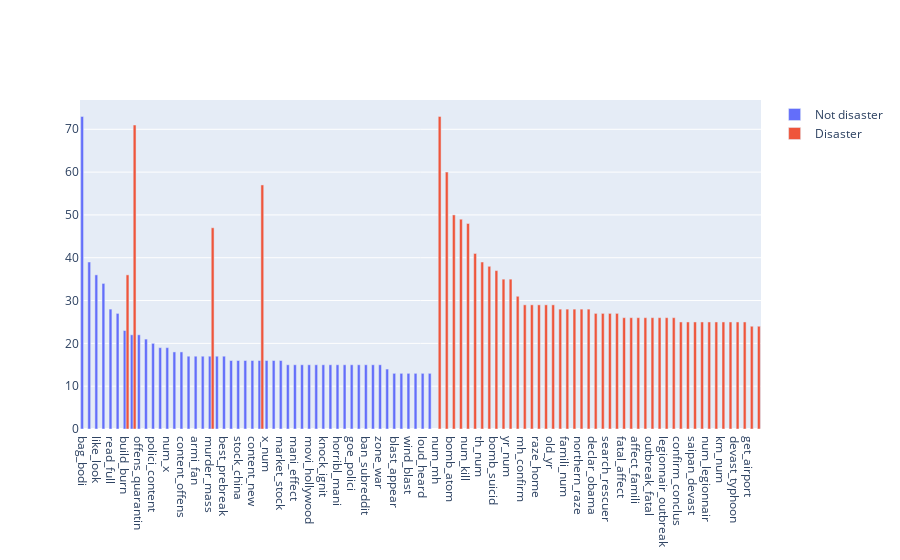

The notebook cell this image was saved under:
### Code cell
fig = go.Figure()
bar0 = go.Bar(name="Not disaster", x=bigr_cnt0[0], y=bigr_cnt0[1])
bar1 = go.Bar(name="Disaster", x=bigr_cnt1[0], y=bigr_cnt1[1])

fig.add_trace(bar0)
fig.add_trace(bar1)

fig.update_layout(barmode='group')

iplot(fig)

### Figure 1 — Plotly figure (JSON) as saved in the notebook; plotly's stock layout.template omitted (floating-point values rounded to 4 significant figures)
{"data": [{"name": "Not disaster", "type": "bar", "x": ["bag_bodi", "bodi_cross", "like_look", "video_like", "read_full", "like_feel", "build_burn", "year_num", "offens_quarantin", "quarantin_reddit", "polici_content", "bang_loud", "num_x", "servic_emerg", "content_offens", "cliff_fall", "armi_fan", "respond_first", "murder_mass", "fan_pick", "best_prebreak", "quarantin_ban", "stock_china", "crash_market", "content_new", "pm_num", "x_num", "new_reddit", "market_stock", "sensor_deton", "mani_effect", "effect_goe", "movi_hollywood", "subreddit_horribl", "knock_ignit", "deton_knock", "horribl_mani", "trap_movi", "goe_polici", "ebay_read", "ban_subreddit", "miner_trap", "zone_war", "w_num", "blast_appear", "nearbi_bang", "wind_blast", "news_break", "loud_heard", "work_led"], "y": ["73", "39", "36", "34", "28", "27", "23", "22", "22", "21", "20", "19", "19", "18", "18", "17", "17", "17", "17", "17", "17", "16", "16", "16", "16", "16", "16", "16", "16", "15", "15", "15", "15", "15", "15", "15", "15", "15", "15", "15", "15", "15", "15", "14", "13", "13", "13", "13", "13", "13"]}, {"name": "Disaster", "type": "bar", "x": ["num_mh", "year_num", "bomber_suicid", "pm_num", "bomb_atom", "derail_train", "num_kill", "murder_mass", "california_northern", "th_num", "spill_oil", "bomb_suicid", "build_burn", "wildfir_california", "yr_num", "deton_bomber", "mh_confirm", "bomb_deton", "raze_home", "old_year", "old_yr", "home_latest", "famili_num", "suicid_pkk", "northern_raze", "thunderstorm_sever", "declar_obama", "pkk_old", "search_rescuer", "fire_wild", "fatal_affect", "found_debri", "affect_famili", "sue_famili", "outbreak_fatal", "malaysia_num", "legionnair_outbreak", "legionnair_sue", "confirm_conclus", "disast_declar", "saipan_devast", "typhoon_disast", "num_legionnair", "pm_malaysia", "km_num", "warn_thunderstorm", "devast_typhoon", "conclus_wreckag", "get_airport", "turkey_bomb"], "y": ["73", "71", "60", "57", "50", "49", "48", "47", "41", "39", "38", "37", "36", "35", "35", "31", "29", "29", "29", "29", "29", "28", "28", "28", "28", "28", "27", "27", "27", "27", "26", "26", "26", "26", "26", "26", "26", "26", "25", "25", "25", "25", "25", "25", "25", "25", "25", "25", "24", "24"]}], "layout": {"autosize": true, "barmode": "group", "xaxis": {"autorange": true, "range": [-0.5, 95.5], "type": "category"}, "yaxis": {"autorange": true, "range": [0, 76.84], "type": "linear"}}}
